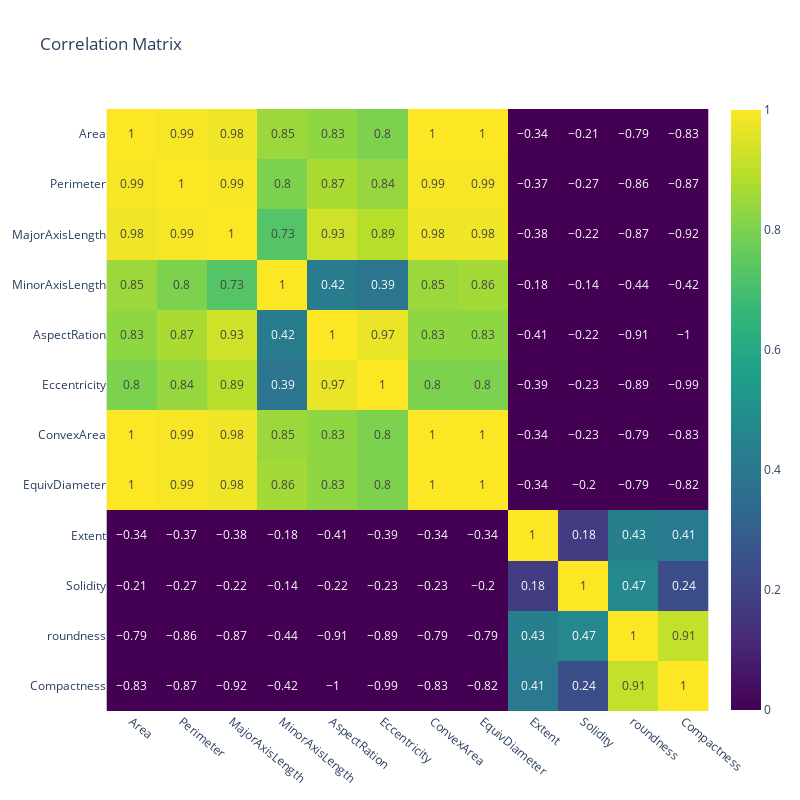

Notebook code for this chart:
### Code cell
#matrice de corrélation
import plotly.express as px
correlation =  round(df.corr(numeric_only = True),  ndigits=2)

fig = px.imshow(correlation,
                text_auto=True,
                color_continuous_scale = 'Viridis',
                range_color=(0, 1),
                title='Correlation Matrix',
                width=800,
                height=800
            )

fig.update_xaxes(tickangle=40)

fig.show()

### Figure 1 — Plotly figure (JSON) as saved in the notebook; plotly's stock layout.template omitted (floating-point values rounded to 4 significant figures; data arrays with more than 128 entries replaced by an {"elided": "..."} marker saying what was removed)
{"data": [{"coloraxis": "coloraxis", "hovertemplate": "x: %{x}<br>y: %{y}<br>color: %{z}<extra></extra>", "name": "0", "texttemplate": "%{z}", "type": "heatmap", "x": ["Area", "Perimeter", "MajorAxisLength", "MinorAxisLength", "AspectRation", "Eccentricity", "ConvexArea", "EquivDiameter", "Extent", "Solidity", "roundness", "Compactness"], "xaxis": "x", "y": ["Area", "Perimeter", "MajorAxisLength", "MinorAxisLength", "AspectRation", "Eccentricity", "ConvexArea", "EquivDiameter", "Extent", "Solidity", "roundness", "Compactness"], "yaxis": "y", "z": {"elided": "12x12 float values"}}], "layout": {"coloraxis": {"cmax": 1, "cmin": 0, "colorscale": [[0, "#440154"], [0.1111, "#482878"], [0.2222, "#3e4989"], [0.3333, "#31688e"], [0.4444, "#26828e"], [0.5556, "#1f9e89"], [0.6667, "#35b779"], [0.7778, "#6ece58"], [0.8889, "#b5de2b"], [1, "#fde725"]]}, "height": 800, "title": {"text": "Correlation Matrix"}, "width": 800, "xaxis": {"anchor": "y", "constrain": "domain", "domain": [0, 1], "scaleanchor": "y", "tickangle": 40}, "yaxis": {"anchor": "x", "autorange": "reversed", "constrain": "domain", "domain": [0, 1]}}}
